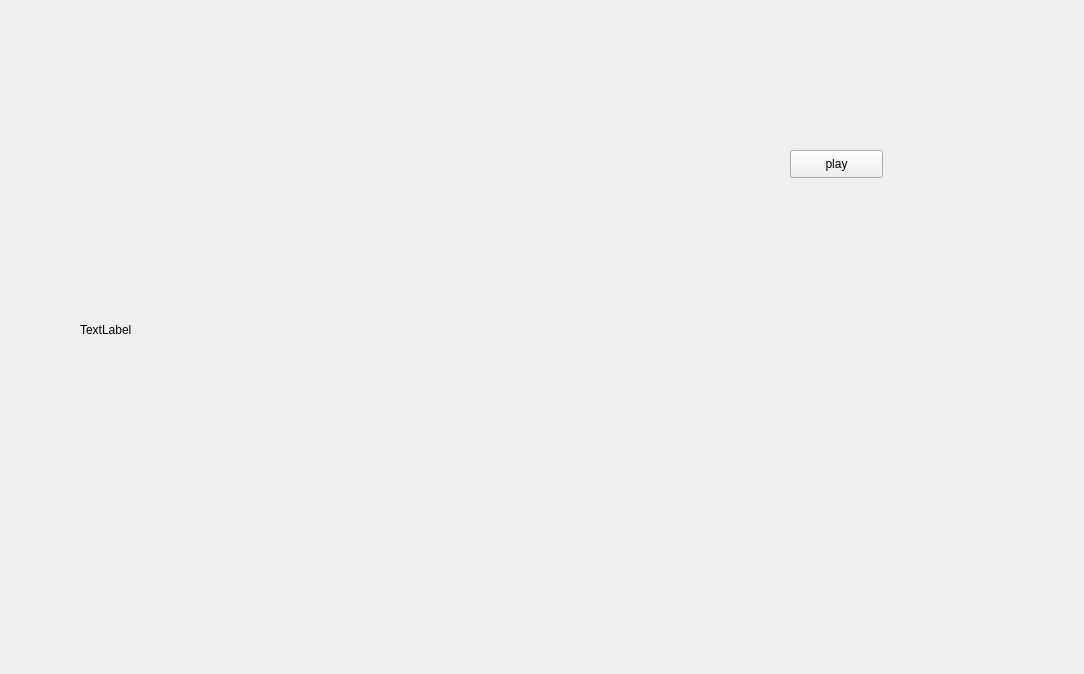
<?xml version="1.0" encoding="UTF-8"?>
<ui version="4.0">
 <class>Widget</class>
 <widget class="QWidget" name="Widget">
  <property name="geometry">
   <rect>
    <x>0</x>
    <y>0</y>
    <width>1084</width>
    <height>674</height>
   </rect>
  </property>
  <property name="windowTitle">
   <string>Widget</string>
  </property>
  <widget class="QLabel" name="gifshow">
   <property name="geometry">
    <rect>
     <x>80</x>
     <y>150</y>
     <width>480</width>
     <height>360</height>
    </rect>
   </property>
   <property name="text">
    <string>TextLabel</string>
   </property>
  </widget>
  <widget class="QPushButton" name="playbuton">
   <property name="geometry">
    <rect>
     <x>790</x>
     <y>150</y>
     <width>93</width>
     <height>28</height>
    </rect>
   </property>
   <property name="text">
    <string>play</string>
   </property>
  </widget>
 </widget>
 <layoutdefault spacing="6" margin="11"/>
 <resources/>
 <connections/>
</ui>
